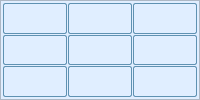
       <widget class="QFrame" name="frameC2">
        <property name="sizePolicy">
         <sizepolicy hsizetype="Expanding" vsizetype="Expanding">
          <horstretch>0</horstretch>
          <verstretch>0</verstretch>
         </sizepolicy>
        </property>
        <property name="styleSheet">
         <string notr="true">QFrame {background-color: rgb(224, 238, 255);}</string>
        </property>
        <property name="frameShape">
         <enum>QFrame::StyledPanel</enum>
        </property>
        <property name="frameShadow">
         <enum>QFrame::Raised</enum>
        </property>
        <layout class="QGridLayout" name="gridLayout_9">
         <property name="leftMargin">
          <number>2</number>
         </property>
         <property name="topMargin">
          <number>2</number>
         </property>
         <property name="rightMargin">
          <number>2</number>
         </property>
         <property name="bottomMargin">
          <number>2</number>
         </property>
         <property name="spacing">
          <number>1</number>
         </property>
         <item row="0" column="0">
          <widget class="GridLabel" name="grid63">
           <property name="styleSheet">
            <string notr="true">QLabel {border-radius:2px; border:1px solid #5F92B2;}</string>
           </property>
           <property name="text">
            <string/>
           </property>
           <property name="textFormat">
            <enum>Qt::RichText</enum>
           </property>
           <property name="alignment">
            <set>Qt::AlignCenter</set>
           </property>
          </widget>
         </item>
         <item row="0" column="1">
          <widget class="GridLabel" name="grid64">
           <property name="styleSheet">
            <string notr="true">QLabel {border-radius:2px; border:1px solid #5F92B2;}</string>
           </property>
           <property name="text">
            <string/>
           </property>
           <property name="alignment">
            <set>Qt::AlignCenter</set>
           </property>
          </widget>
         </item>
         <item row="0" column="2">
          <widget class="GridLabel" name="grid65">
           <property name="styleSheet">
            <string notr="true">QLabel {border-radius:2px; border:1px solid #5F92B2;}</string>
           </property>
           <property name="text">
            <string/>
           </property>
           <property name="alignment">
            <set>Qt::AlignCenter</set>
           </property>
          </widget>
         </item>
         <item row="1" column="0">
          <widget class="GridLabel" name="grid73">
           <property name="styleSheet">
            <string notr="true">QLabel {border-radius:2px; border:1px solid #5F92B2;}</string>
           </property>
           <property name="text">
            <string/>
           </property>
           <property name="alignment">
            <set>Qt::AlignCenter</set>
           </property>
          </widget>
         </item>
         <item row="1" column="1">
          <widget class="GridLabel" name="grid74">
           <property name="styleSheet">
            <string notr="true">QLabel {border-radius:2px; border:1px solid #5F92B2;}</string>
           </property>
           <property name="alignment">
            <set>Qt::AlignCenter</set>
           </property>
          </widget>
         </item>
         <item row="1" column="2">
          <widget class="GridLabel" name="grid75">
           <property name="styleSheet">
            <string notr="true">QLabel {border-radius:2px; border:1px solid #5F92B2;}</string>
           </property>
           <property name="text">
            <string/>
           </property>
           <property name="alignment">
            <set>Qt::AlignCenter</set>
           </property>
          </widget>
         </item>
         <item row="2" column="0">
          <widget class="GridLabel" name="grid83">
           <property name="styleSheet">
            <string notr="true">QLabel {border-radius:2px; border:1px solid #5F92B2;}</string>
           </property>
           <property name="alignment">
            <set>Qt::AlignCenter</set>
           </property>
          </widget>
         </item>
         <item row="2" column="1">
          <widget class="GridLabel" name="grid84">
           <property name="styleSheet">
            <string notr="true">QLabel {border-radius:2px; border:1px solid #5F92B2;}</string>
           </property>
           <property name="alignment">
            <set>Qt::AlignCenter</set>
           </property>
          </widget>
         </item>
         <item row="2" column="2">
          <widget class="GridLabel" name="grid85">
           <property name="styleSheet">
            <string notr="true">QLabel {border-radius:2px; border:1px solid #5F92B2;}</string>
           </property>
           <property name="text">
            <string/>
           </property>
           <property name="alignment">
            <set>Qt::AlignCenter</set>
           </property>
          </widget>
         </item>
        </layout>
       </widget>
